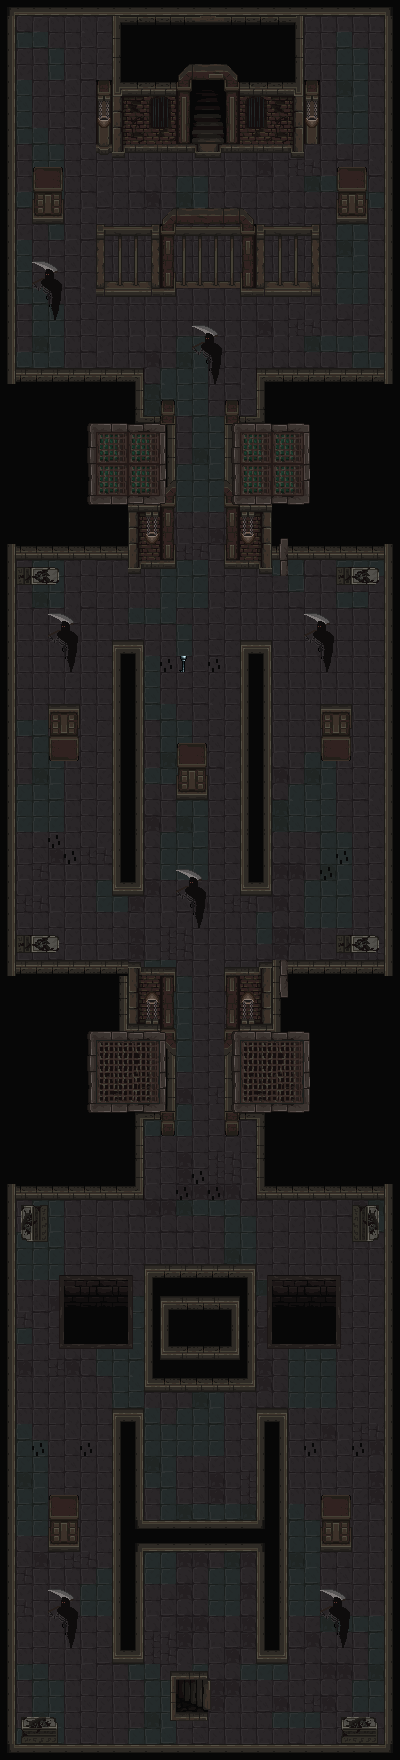

This game map was drawn from its Tiled (.tmx) file and the tilesets committed beside it. A one-line description and the trimmed map source follow:
An orthogonal 25x110 tile map with 16x16 px tiles, 10 tile layers (Ground, Wall, EntryPoint, DeathPit, ...), 5 tilesets.

<map version="1.10" tiledversion="1.11.2" orientation="orthogonal" renderorder="right-down" width="25" height="110" tilewidth="16" tileheight="16" infinite="0" nextlayerid="13" nextobjectid="1">
 <tileset firstgid="1" source="decorations.tsx" />
 <tileset firstgid="257" source="DynamicEnemy.tsx" />
 <tileset firstgid="443" source="MoriaSprite.tsx" />
 <tileset firstgid="3003" source="KnifesTrap.tsx" />
 <tileset firstgid="3013" source="Key.tsx" />
 <layer id="2" name="Ground" width="25" height="110">
  <data>[2750 cells, 2750 non-empty, 14 distinct tile ids]</data>
 </layer>
 <layer id="3" name="Wall" width="25" height="110">
  <data>[2750 cells, 1257 non-empty, 176 distinct tile ids]</data>
 </layer>
 <layer id="4" name="EntryPoint" width="25" height="110">
  <data>[2750 cells, 6 non-empty, 6 distinct tile ids]</data>
 </layer>
 <layer id="5" name="DeathPit" width="25" height="110">
  <data>[2750 cells, 32 non-empty, 16 distinct tile ids]</data>
 </layer>
 <layer id="6" name="Perimeter" width="25" height="110">
  <data>[2750 cells, 56 non-empty, 28 distinct tile ids]</data>
 </layer>
 <layer id="7" name="DecorationOnWalls" width="25" height="110">
  <data>[2750 cells, 162 non-empty, 42 distinct tile ids]</data>
 </layer>
 <layer id="8" name="Knifes" width="25" height="110">
  <data>[2750 cells, 13 non-empty, 1 distinct tile ids]</data>
 </layer>
 <layer id="10" name="Key" width="25" height="110">
  <data>[2750 cells, 1 non-empty, 1 distinct tile ids]</data>
 </layer>
 <layer id="11" name="Exit" width="25" height="110">
  <data>[2750 cells, 10 non-empty, 10 distinct tile ids]</data>
 </layer>
 <layer id="12" name="Enemy" width="25" height="110">
  <data>[2750 cells, 56 non-empty, 8 distinct tile ids]</data>
 </layer>
</map>
